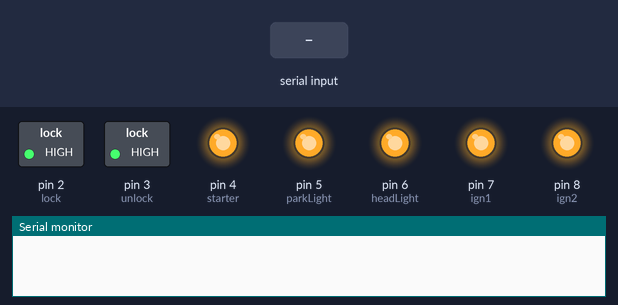
A sketch run on a simulated Arduino Uno, built with avr-gcc and run on an emulated ATmega328P. Shown: switched loads named in the sketch (green lamp = pin HIGH), output pins drawn as LEDs (lit = HIGH), the last lines printed to the serial monitor. Dashed ring = blinking. Inputs (shaded band) come from the test bench.

Above: at 1.2 s.
1.3 s: "CMDLOCK" received over Serial
At 2.8 s:
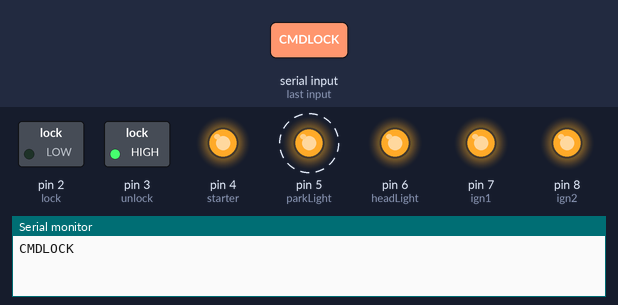
4.3 s: "CMDUNLOCK" received over Serial
At 5.7 s:
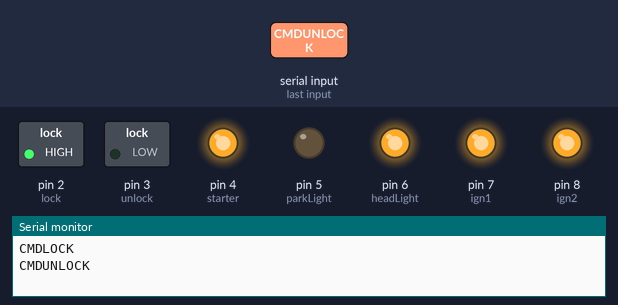
7.3 s: "CMDPARKLIGHTON" received over Serial
At 9.5 s:
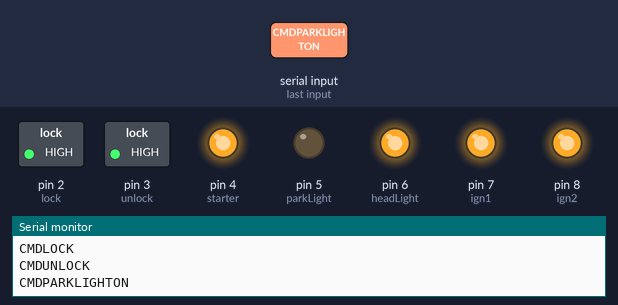
9.8 s: "CMDHEADLIGHTON" received over Serial
At 11.4 s:
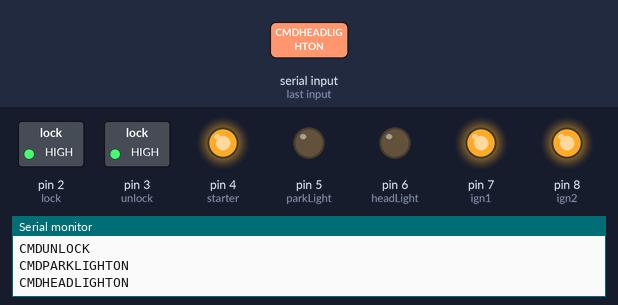
12.3 s: "CMDPARKLIGHTOFF" received over Serial
At 14.5 s:
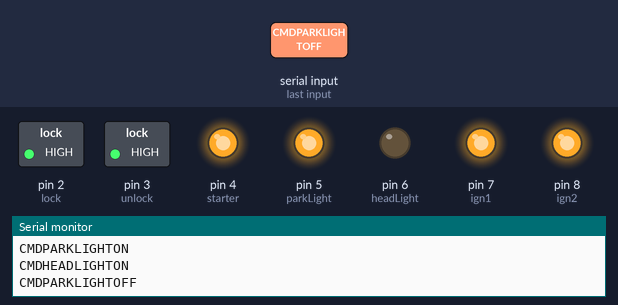
14.8 s: "CMDIGN1ON" received over Serial
At 16.2 s:
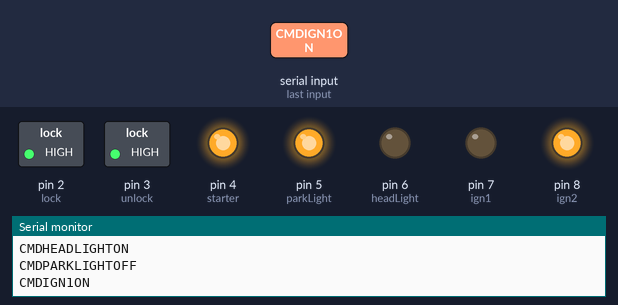
Timing chart, 0 to 17.8 s (numbered marks = the images above; inputs shaded):
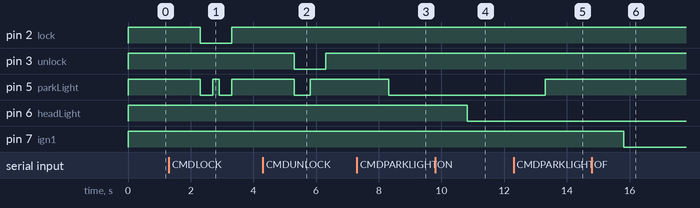

The sketch:

carduinoModule.ino
```cpp
int lock = 2; // Pin declarations
int unlock = 3;
int starter = 4;
int parkLight = 5;
int headLight = 6;
int ign1 = 7;
int ign2 = 8;
String data;

String lockStatus;
String parklightStatus;
String headlightStatus;
String engineStatus;
String ign1Status;
String ign2Status;

void setup() {
  pinMode(lock, OUTPUT);
  pinMode(unlock, OUTPUT);
  pinMode(starter, OUTPUT);
  pinMode(parkLight, OUTPUT);
  pinMode(headLight, OUTPUT);
  pinMode(ign1, OUTPUT);
  pinMode(ign2, OUTPUT);

  digitalWrite(lock, HIGH);
  digitalWrite(unlock, HIGH);
  digitalWrite(starter, HIGH);
  digitalWrite(parkLight, HIGH);
  digitalWrite(headLight, HIGH);
  digitalWrite(ign1, HIGH);
  digitalWrite(ign2, HIGH);


  lockStatus="true";
  parklightStatus="false";
  headlightStatus="false";
  engineStatus = "false";
  ign1Status = "false";
  ign2Status = "false";

  Serial.begin(9600);
}

void loop() {
  while (Serial.available() > 0) {
    data = Serial.readString();
    //Serial.println(data);
  }

    if(data == "GETCARSTATUS")
    {
      String stat =  "{\"lockStatus\":\""+lockStatus+"\",\"parklightStatus\":\""+parklightStatus+"\",\"headlightStatus\":\""+headlightStatus+"\",\"engineStatus\":\""+engineStatus+"\",\"ign1Status\":\""+ign1Status+"\",\"ign2Status\":\""+ign2Status+"\"}";
      Serial.println(stat);
      data="";
    }

    if (data == "CMDLOCKANDCLOSEWINDOWS")
    {
    digitalWrite(lock, LOW);
    digitalWrite(parkLight, LOW);
    delay(500);
    digitalWrite(parkLight, HIGH);
    delay(11000);
    Serial.println("CMDLOCKANDCLOSEWINDOWS");
    lockStatus = "true";
    digitalWrite(lock, HIGH);
    data="";
    }

    if (data == "CMDLOCK")
    {
    digitalWrite(lock, LOW);
    digitalWrite(parkLight, LOW);
    Serial.println("CMDLOCK");
    delay(400);
    digitalWrite(parkLight, HIGH);
    delay(200);
    digitalWrite(parkLight, LOW);
    delay(400);
    digitalWrite(parkLight, HIGH);
    digitalWrite(lock, HIGH);
    lockStatus = "true";
    data="";
    }

    if (data == "CMDUNLOCK")
    {
    digitalWrite(unlock, LOW);
    digitalWrite(parkLight, LOW);
    Serial.println("CMDUNLOCK");
    delay(500);
    digitalWrite(parkLight, HIGH);
    delay(500);
    digitalWrite(unlock, HIGH);
    lockStatus = "false";
    data="";
    }

    if (data == "CMDPARKLIGHTON")
    {
    digitalWrite(parkLight, LOW);
    Serial.println("CMDPARKLIGHTON");
    parklightStatus="true";
    data="";
    }

    if (data == "CMDPARKLIGHTOFF")
    {
    digitalWrite(parkLight, HIGH);
    Serial.println("CMDPARKLIGHTOFF");
    parklightStatus="false";
    data="";
    }

    if (data == "CMDHEADLIGHTON")
    {
    digitalWrite(parkLight, LOW);
    digitalWrite(headLight, LOW);
    Serial.println("CMDHEADLIGHTON");
    headlightStatus="true";
    parklightStatus="true";
    data="";
    }

    if (data == "CMDHEADLIGHTOFF")
    {
    digitalWrite(parkLight, HIGH);
    digitalWrite(headLight, HIGH);
    Serial.println("CMDPARKLIGHTOFF");
    headlightStatus="false";
    parklightStatus="false";
    data="";
    }

        if (data == "CMDIGN1ON")
    {
    digitalWrite(ign1, LOW);
    Serial.println("CMDIGN1ON");
    ign1Status="true";
    data="";
    }

        if (data == "CMDIGN1OFF")
    {
    digitalWrite(ign1, HIGH);
    Serial.println("CMDIGN1OFF");
    ign1Status="false";
    data="";
    }

        if (data == "CMDIGN2ON")
    {
    digitalWrite(ign2, LOW);
    Serial.println("CMDIGN2ON");
    ign2Status="true";
    data="";
    }

        if (data == "CMDIGN2OFF")
    {
    digitalWrite(ign2, HIGH);
    Serial.println("CMDIGN2OFF");
    ign2Status="false";
    data="";
    }

        if (data == "CMDIGNALLON")
    {
    digitalWrite(ign1, LOW);
    digitalWrite(ign2, LOW);
    Serial.println("CMDIGNALLON");
    ign1Status="true";
    ign2Status="true";
    data="";
    }

        if (data == "CMDIGNALLOFF")
    {
    digitalWrite(ign1, HIGH);
    digitalWrite(ign2, HIGH);
    Serial.println("CMDIGNALLOFF");
    ign1Status="false";
    ign2Status="false";
    engineStatus="false";
    data="";
    }

        if (data == "CMDSTARTENGINE")
    {
      if(ign1Status =="false" && ign2Status =="false")
      {
    digitalWrite(ign1, LOW);
    digitalWrite(ign2, LOW);
      }
    delay(1500);
    digitalWrite(starter, LOW);
    delay(1250);
    digitalWrite(starter, HIGH);
    Serial.println("CMDSTARTENGINE");
    engineStatus="true";
    ign1Status="true";
    ign2Status="true";
    data="";
    }


        if (data == "CMDEMERGENCY")
    {
    digitalWrite(starter, HIGH);
    digitalWrite(ign1, HIGH);
    digitalWrite(ign2, HIGH);
    Serial.println("CMDEMERGENCY");
    engineStatus="false";
    ign1Status="false";
    ign2Status="false";
    data="";
    }

}
```

Measured:
- after the input at 1.3 s, pin 2 (lock): HIGH → LOW after 1.0 s, → HIGH 1.0 s later; pin 5 (parkLight): alternates HIGH for 0.20 s and LOW for 0.40 s, 4 changes in all, then stays HIGH, starting after 1.0 s
- after the input at 4.3 s, pin 3 (unlock): HIGH → LOW after 1.0 s, → HIGH 1.0 s later; pin 5 (parkLight): HIGH → LOW after 1.0 s, → HIGH 0.50 s later
- after the input at 7.3 s, pin 5 (parkLight): HIGH → LOW after 1.0 s
- after the input at 9.8 s, pin 6 (headLight): HIGH → LOW after 1.0 s
- after the input at 12.3 s, pin 5 (parkLight): LOW → HIGH after 1.0 s
- after the input at 14.8 s, pin 7 (ign1): HIGH → LOW after 1.0 s
